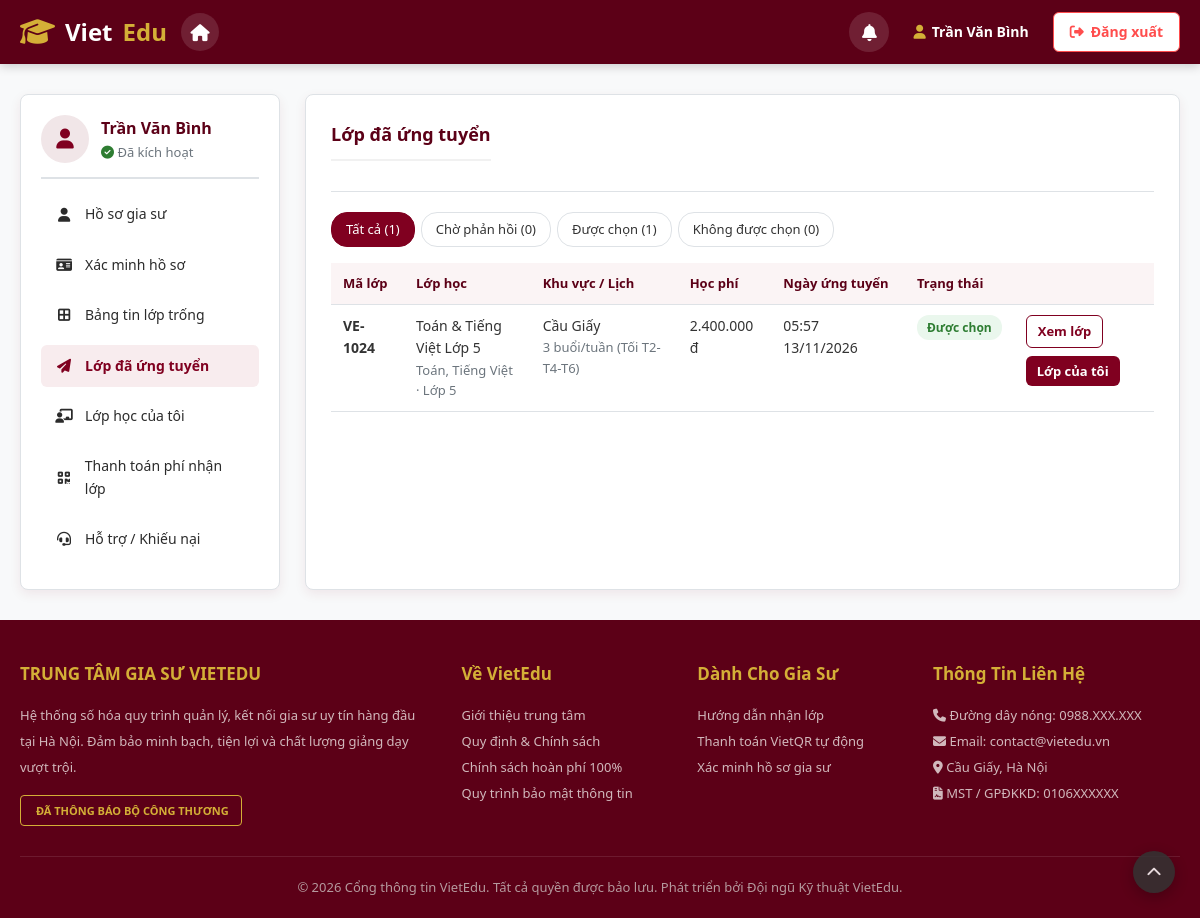
Screenshot of /gia-su/ung-tuyen.php (signed in) with the database file from the repository.
### tables this page shows
CREATE TABLE tutors (
    tutor_id INT AUTO_INCREMENT PRIMARY KEY,
    full_name VARCHAR(100) NOT NULL,
    phone VARCHAR(15) UNIQUE NOT NULL,
    email VARCHAR(100) UNIQUE,
    password_hash VARCHAR(255) NOT NULL,
    university VARCHAR(150),
    major VARCHAR(100),
    rating DECIMAL(2,1) DEFAULT 5.0,
    status ENUM('pending', 'active', 'locked') DEFAULT 'pending',
    created_at TIMESTAMP DEFAULT CURRENT_TIMESTAMP
);

CREATE TABLE class_matching (
    match_id INT AUTO_INCREMENT PRIMARY KEY,
    class_id INT NOT NULL,
    tutor_id INT NOT NULL,
    apply_date TIMESTAMP DEFAULT CURRENT_TIMESTAMP,
    match_score DECIMAL(5,2),
    status ENUM('applied', 'interviewing', 'matched', 'rejected') DEFAULT 'applied',
    FOREIGN KEY (class_id) REFERENCES classes(class_id) ON DELETE CASCADE,
    FOREIGN KEY (tutor_id) REFERENCES tutors(tutor_id) ON DELETE CASCADE
);

CREATE TABLE classes (
    class_id INT AUTO_INCREMENT PRIMARY KEY,
    class_code VARCHAR(20) UNIQUE NOT NULL,
    title VARCHAR(150) NOT NULL, 
    subject VARCHAR(50) NOT NULL,
    grade VARCHAR(20) NOT NULL,
    location VARCHAR(100),
    schedule VARCHAR(100),
    requirements TEXT,
    tuition_fee DECIMAL(10,2),
    parent_id INT,
    status ENUM('finding', 'matched', 'completed', 'cancelled') DEFAULT 'finding',
    created_at TIMESTAMP DEFAULT CURRENT_TIMESTAMP,
    FOREIGN KEY (parent_id) REFERENCES parents(parent_id) ON DELETE CASCADE
);

### gia-su/ung-tuyen.php (the view, shortened to what this page needs)
<?php
require_once __DIR__ . '/core.php';
$tutor = gs_require_login();
$tid = (int) $tutor['tutor_id'];
$groups = [
    ''         => ['Tất cả', null],
    'cho'      => ['Chờ phản hồi', ['applied', 'interviewing']],
    'duoc-chon'=> ['Được chọn', ['matched']],
    'khong'    => ['Không được chọn', ['rejected']],
];
$g = (string) ($_GET['loc'] ?? '');
$st = $conn->prepare('SELECT m.match_id, m.apply_date, m.status, c.class_id, c.class_code, c.title, c.subject, c.grade,
                             c.location, c.schedule, c.tuition_fee, c.status AS class_status
                      FROM class_matching m JOIN classes c ON c.class_id = m.class_id
                      WHERE m.tutor_id = ? ORDER BY m.apply_date DESC, m.match_id DESC');
$st->execute([$tid]);
$all = $st->fetchAll(PDO::FETCH_ASSOC);
$counts = array_fill_keys(array_keys($groups), 0);
$rows = [];
foreach ($all as $r) {
    $counts['']++;
    foreach ($groups as $k => $gr) {
        if ($gr[1] && in_array($r['status'], $gr[1], true)) $counts[$k]++;
    }
    if (!$groups[$g][1] || in_array($r['status'], $groups[$g][1], true)) $rows[] = $r;
}
gs_layout_start('Lớp đã ứng tuyển', 'ung-tuyen', $tutor);
?>
<div class="gs-tabs">
    <?php foreach ($groups as $k => $gr): ?>
        <a href="?loc=<?= $k ?>" class="<?= $g === $k ? 'active' : '' ?>"><?= $gr[0] ?> (<?= $counts[$k] ?>)</a>
    <?php endforeach; ?>
</div>
<div class="gs-table-wrap">
<table class="gs-table">
    <thead><tr><th>Mã lớp</th><th>Lớp học</th><th>Khu vực / Lịch</th><th>Học phí</th><th>Ngày ứng tuyển</th><th>Trạng thái</th><th></th></tr></thead>
    <tbody>
    <?php foreach ($rows as $r): ?>
        <tr>
            <td><strong><?= gs_e($r['class_code']) ?></strong></td>
            <td><?= gs_e($r['title']) ?><div class="gs-muted"><?= gs_e($r['subject']) ?> · <?= gs_e(gs_grade($r['grade'])) ?></div></td>
            <td><?= gs_e($r['location'] ?: '—') ?><div class="gs-muted"><?= gs_e($r['schedule'] ?: '—') ?></div></td>
            <td><?= gs_money($r['tuition_fee']) ?></td>
            <td><?= gs_date($r['apply_date'], 'H:i d/m/Y') ?></td>
            <td><?= gs_badge(GS_APPLY_LABELS, $r['status']) ?>
                <?php if (in_array($r['status'], ['applied', 'interviewing'], true) && $r['class_status'] !== 'finding'): ?>
                    <div class="gs-muted">Lớp đã ngừng tuyển</div>
                <?php endif; ?></td>
            <td><div class="gs-actions">
                <a class="gs-btn outline sm" href="lop-hoc-chi-tiet.php?id=<?= (int) $r['class_id'] ?>">Xem lớp</a>
                <?php if ($r['status'] === 'matched'): ?>
                    <a class="gs-btn sm" href="lop-cua-toi.php">Lớp của tôi</a>
                <?php endif; ?>
            </div></td>
        </tr>
    <?php endforeach; ?>
    </tbody>
</table>
</div>
<?php gs_layout_end(); ?>

### gia-su/core.php (shortened to what this page needs)
<?php
require_once __DIR__ . '/../db.php';
function gs_e($s)
{
    return htmlspecialchars((string) $s, ENT_QUOTES, 'UTF-8');
}
function gs_money($v)
{
    return $v === null || $v === '' ? '—' : number_format((float) $v, 0, ',', '.') . ' đ';
}
function gs_date($v, $fmt = 'd/m/Y')
{
    return $v ? date($fmt, strtotime($v)) : '—';
}
function gs_grade($g)
{
    return ctype_digit((string) $g) ? 'Lớp ' . $g : (string) $g;
}
function gs_current_tutor()
{
    global $conn;
    $cache = false;
    if (!empty($_SESSION['tutor_id'])) {
        $st = $conn->prepare('SELECT * FROM tutors WHERE tutor_id = ?');
        $st->execute([(int) $_SESSION['tutor_id']]);
        $t = $st->fetch(PDO::FETCH_ASSOC);
        if ($t && $t['status'] !== 'locked') {
            $cache = $t;
        } else {
            unset($_SESSION['tutor_id'], $_SESSION['user_type'], $_SESSION['user_id'], $_SESSION['user_name']);
        }
    }
    return $cache ?: null;
}
function gs_require_login()
{
    $t = gs_current_tutor();
    return $t;
}
function gs_badge(array $map, $key)
{
    $l = $map[$key] ?? [(string) $key, 'gs-b-muted'];
    return '<span class="gs-badge ' . $l[1] . '">' . gs_e($l[0]) . '</span>';
}
function gs_layout_start($title, $active, $tutor)
{
    require __DIR__ . '/../header.php';
    ?>
    <link rel="stylesheet" href="gia-su.css">
    <div class="main-layout">
        <aside class="sidebar">
            <div class="gs-me">
                <?= ve_the_anh_gia_su($tutor['avatar'] ?? null, 48) ?>
                <div>
                    <strong><?= gs_e($tutor['full_name']) ?></strong>
                    <div class="gs-muted"><?= $tutor['status'] === 'active' ? '<i class="fa-solid fa-circle-check" style="color:#2E7D32"></i> Đã kích hoạt' : '<i class="fa-solid fa-hourglass-half"></i> Chờ kích hoạt' ?></div>
                </div>
            </div>
            <ul class="sidebar-menu">
                <?php foreach (GS_MENU as $key => $m): ?>
                    <li><a href="<?= $m[0] ?>" class="<?= $key === $active ? 'active' : '' ?>"><i class="fa-solid <?= $m[1] ?>"></i> <?= $m[2] ?></a></li>
                <?php endforeach; ?>
            </ul>
        </aside>
        <main class="content-area">
            <div class="section-header"><h2 class="section-title"><?= gs_e($title) ?></h2></div>
    <?php
}
function gs_layout_end()
{
    echo "        </main>\n    </div>\n";
    require __DIR__ . '/../footer.php';
}

### style.css (style rules this page uses)
:root { --primary-red: #800020; --primary-dark: #540015; --primary-light: #A31C3B; --accent-gold: #D4AF37; --accent-gold-hover: #b8952d; --bg-body: #FDF9F9; --bg-card: #FFFFFF; --text-dark: #2B2B2B; --text-muted: #666666; --border-color: #E6D5D7; --shadow: 0 4px 12px rgba(128, 0, 32, 0.08); }
* { margin: 0; padding: 0; box-sizing: border-box; font-family: 'Segoe UI', Roboto, Helvetica, Arial, sans-serif; }
body { background-color: var(--bg-body); color: var(--text-dark); line-height: 1.6; }
a { text-decoration: none; color: inherit; }
.main-layout { max-width: 1200px; margin: 30px auto; padding: 0 20px; display: grid; grid-template-columns: 260px 1fr; gap: 25px; }
.sidebar { background: var(--bg-card); border-radius: 8px; border: 1px solid var(--border-color); padding: 20px; box-shadow: var(--shadow); height: fit-content; }
.sidebar-menu { list-style: none; }
.sidebar-menu li { margin-bottom: 8px; }
.sidebar-menu a { display: flex; align-items: center; gap: 12px; padding: 10px 14px; border-radius: 6px; color: var(--text-dark); font-size: 14px; font-weight: 500; transition: all 0.2s; }
.sidebar-menu a:hover, .sidebar-menu a.active { background-color: #F8ECEE; color: var(--primary-red); font-weight: 600; }
.sidebar-menu a i { width: 18px; text-align: center; }
.content-area { background: var(--bg-card); border-radius: 8px; border: 1px solid var(--border-color); padding: 25px; box-shadow: var(--shadow); }
.section-header { display: flex; justify-content: space-between; align-items: center; margin-bottom: 20px; padding-bottom: 10px; border-bottom: 1px solid var(--border-color); }
.section-title { font-size: 20px; color: var(--primary-dark); font-weight: 700; }
:root { --primary-red: #800020; --primary-dark: #5c0017; --bg-light: #f8f9fa; --border-color: #dee2e6; --text-color: #333333; --text-muted: #6c757d; }
body { font-family: 'Segoe UI', Tahoma, Geneva, Verdana, sans-serif; background: var(--bg-light); margin: 0; padding: 0; color: var(--text-color); }
.section-title { font-size: 18px; font-weight: 600; color: var(--primary-dark); margin-bottom: 20px; border-bottom: 2px solid #f1f1f1; padding-bottom: 10px; display: flex; justify-content: space-between; align-items: center; }

### gia-su/gia-su.css (style rules this page uses)
.gs-muted { color: var(--text-muted); font-size: 13px; }
.gs-me { display: flex; gap: 12px; align-items: center; padding-bottom: 14px; margin-bottom: 14px; border-bottom: 2px solid var(--border-color); }
.gs-me strong { color: var(--primary-dark); }
.gs-badge { display: inline-block; padding: 3px 10px; border-radius: 12px; font-size: 12px; font-weight: 600; white-space: nowrap; }
.gs-b-ok { background: #EAF7ED; color: #2E7D32; }
.gs-btn { display: inline-flex; align-items: center; gap: 6px; padding: 9px 18px; border-radius: 6px; border: none; cursor: pointer; font-size: 14px; font-weight: 600; background: var(--primary-red); color: #fff; text-decoration: none; }
.gs-btn.outline { background: #fff; color: var(--primary-red); border: 1px solid var(--primary-red); }
.gs-btn.sm { padding: 5px 11px; font-size: 13px; }
.gs-actions { display: flex; flex-wrap: wrap; gap: 8px; align-items: center; }
.gs-table-wrap { overflow-x: auto; }
.gs-table { width: 100%; border-collapse: collapse; font-size: 14px; }
.gs-table th, .gs-table td { padding: 10px 12px; border-bottom: 1px solid var(--border-color); text-align: left; vertical-align: top; }
.gs-table th { background: #FBF4F5; color: var(--primary-dark); font-size: 13px; white-space: nowrap; }
.gs-tabs { display: flex; flex-wrap: wrap; gap: 6px; margin-bottom: 16px; }
.gs-tabs a { padding: 6px 14px; border-radius: 16px; border: 1px solid var(--border-color); font-size: 13px; }
.gs-tabs a.active { background: var(--primary-red); color: #fff; border-color: var(--primary-red); }

### rows the page displays
tutors: full_name "Trần Văn Bình"
class_matching: class.class_code "VE-1024", class.title "Toán & Tiếng Việt Lớp 5", class.subject "Toán, Tiếng Việt", class.grade "Lớp 5", class.location "Cầu Giấy", class.schedule "3 buổi/tuần (Tối T2-T4-T6)", class.tuition_fee "2.400.000 đ", apply_date "05:57 13/11/2026", status "Được chọn", shows "Lớp của tôi"

### other values shown
$_SESSION['user_name'] "Trần Văn Bình"
$m[2] "Hồ sơ gia sư"
$m[2] "Xác minh hồ sơ"
$m[2] "Bảng tin lớp trống"
$m[2] "Lớp đã ứng tuyển"
$m[2] "Lớp học của tôi"
$m[2] "Thanh toán phí nhận lớp"
$m[2] "Hỗ trợ / Khiếu nại"
gs_e($title) "Lớp đã ứng tuyển"
$gr[0] "Tất cả"
$counts[$k] "1"
$gr[0] "Chờ phản hồi"
$counts[$k] "0"
$gr[0] "Được chọn"
$gr[0] "Không được chọn"
